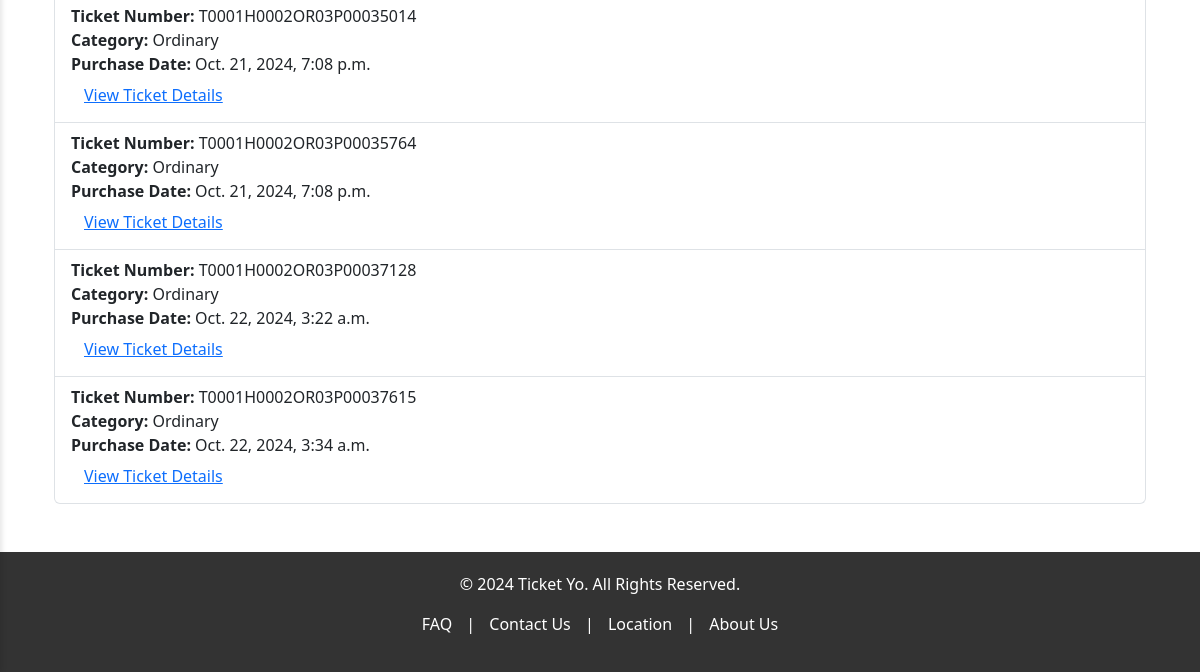
Before: /customers/home/ (signed in, lower part) with the older database file.
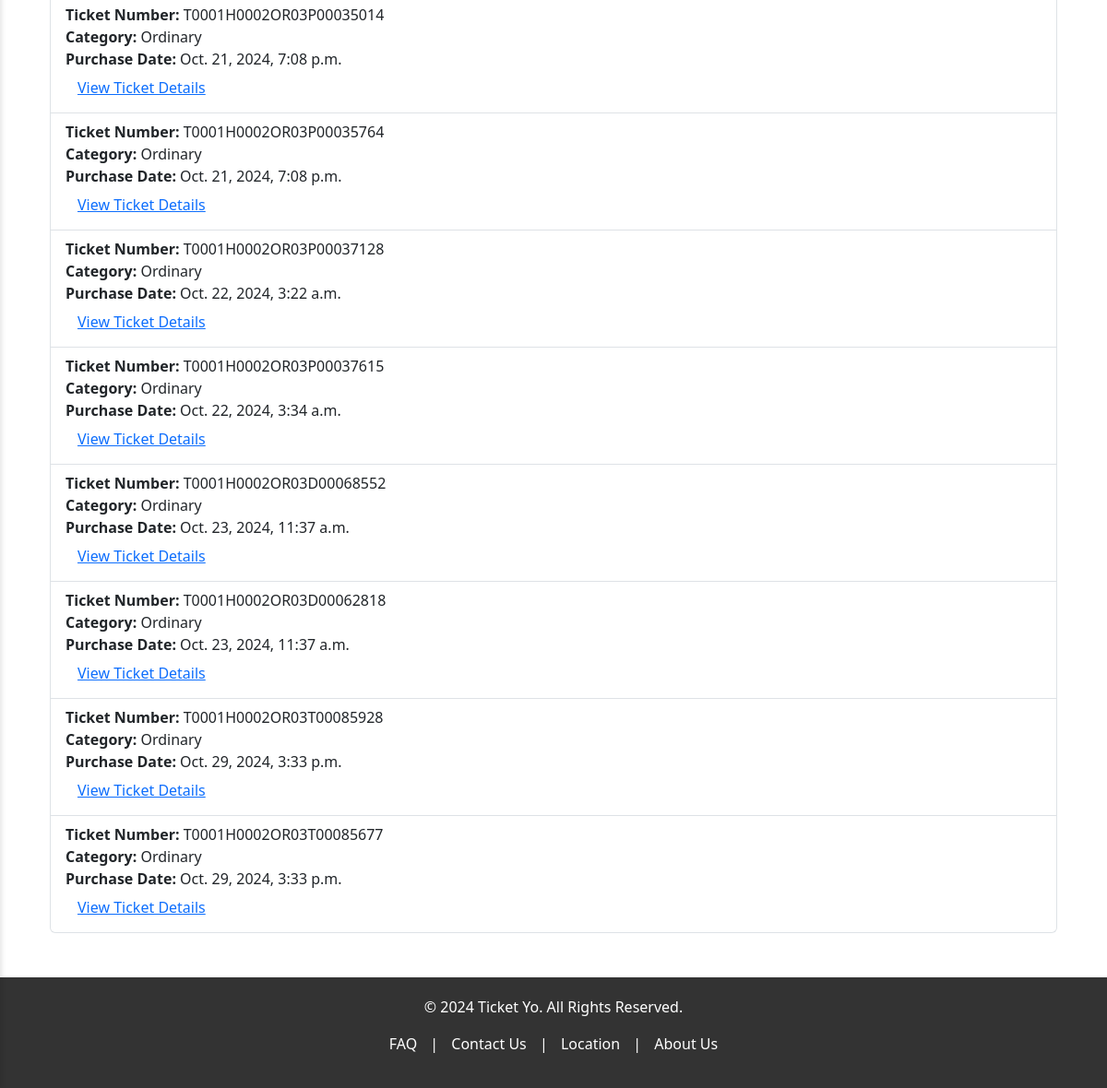
After: the same page with the newer database file.
### tickets/models.py (models this page shows, shortened)
class Ticket(models.Model):
    ENTITY_TYPE_CHOICES = [
        ('customer', 'Customer'),
        ('vendor', 'Vendor'),
        ('pos_agent', 'pos_agent'),
    ]
    event = models.ForeignKey(Event, on_delete=models.CASCADE, related_name='tickets')
    ticket_category = models.ForeignKey(TicketCategory, on_delete=models.CASCADE, null=True, blank=True)
    customer_username = models.CharField(max_length=255, blank=True, null=True)  # Buyer info
    user = models.ForeignKey(settings.AUTH_USER_MODEL, on_delete=models.CASCADE, related_name='tickets')  # Vendor info
    ticket_number = models.CharField(max_length=20, unique=True)
    purchase_date = models.DateTimeField(auto_now_add=True)
    qr_code = models.ImageField(upload_to='qr_codes/', blank=True)
    entity_type = models.CharField(max_length=10, choices=ENTITY_TYPE_CHOICES)  # Buyer type
    verified = models.BooleanField(default=False)
    verified_by = models.ForeignKey(settings.AUTH_USER_MODEL, on_delete=models.SET_NULL, null=True, blank=True, related_name='verified_tickets')  # POS Agent info for verification
    generated_by = models.ForeignKey(settings.AUTH_USER_MODEL, on_delete=models.SET_NULL, null=True, blank=True, related_name='generated_tickets')

### events/models.py (models this page shows, shortened)
class TicketCategory(models.Model):
    event = models.ForeignKey(Event, on_delete=models.CASCADE, related_name='ticket_categories')  # Mandatory, linked to Event
    category_title = models.CharField(max_length=100)  # Required field
    category_price = models.DecimalField(max_digits=10, decimal_places=2)  # Required field
    category_tickets_available = models.PositiveIntegerField()  # Required field
    category_tickets_sold = models.PositiveIntegerField(default=0)  # New field to track tickets sold in this category

### customers/views.py (the view)
# urls.py: path('home/', views.user_home, name='customer_home'),
@login_required
def user_home(request):
    user = request.user
    tickets = Ticket.objects.filter(user=user)  # Use user foreign key instead of customer_username
    events = {ticket.event for ticket in tickets}
    return render(request, 'customers/customer_home.html', {
        'events': events,
        'tickets': tickets,
    })

### templates/customers/customer_home.html (shortened to what this page needs)
{% extends 'frontend/base.html' %}
{% block content %}
<div class="container my-5">
    <div class="my-4">
        {% for event in events %}
        <ul class="list-group">
            {% for ticket in tickets %}
            {% if ticket.event == event %}
            <li class="list-group-item">
                <strong>Ticket Number:</strong> {{ ticket.ticket_number }}<br>
                <strong>Category:</strong> {{ ticket.ticket_category.category_title }}<br>
                <strong>Purchase Date:</strong> {{ ticket.purchase_date }}<br>
                <a href="{% url 'ticket_detail' ticket.id %}" class="btn btn-link">View Ticket Details</a>
            </li>
            {% endif %}
            {% endfor %}
        </ul>
        {% endfor %}
    </div>
</div>
{% endblock %}

Changed rows visible on the page:
added Ticket: ticket_number "T0001H0002OR03D00068552", ticket_category.category_title "Ordinary", purchase_date "Oct. 23, 2024, 11:37 a.m."
added Ticket: ticket_number "T0001H0002OR03D00062818", ticket_category.category_title "Ordinary", purchase_date "Oct. 23, 2024, 11:37 a.m."
added Ticket: ticket_number "T0001H0002OR03T00085928", ticket_category.category_title "Ordinary", purchase_date "Oct. 29, 2024, 3:33 p.m."
added Ticket: ticket_number "T0001H0002OR03T00085677", ticket_category.category_title "Ordinary", purchase_date "Oct. 29, 2024, 3:33 p.m."
